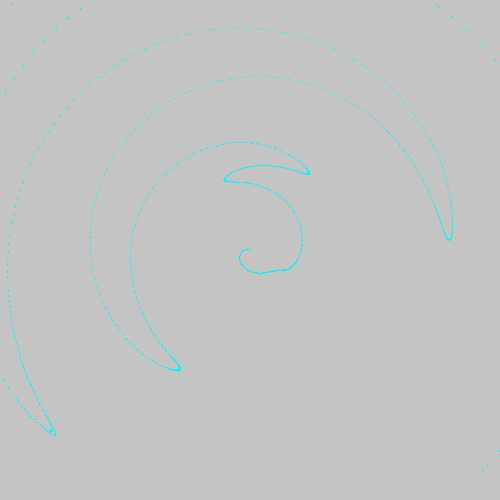
Frame 1 (no input)
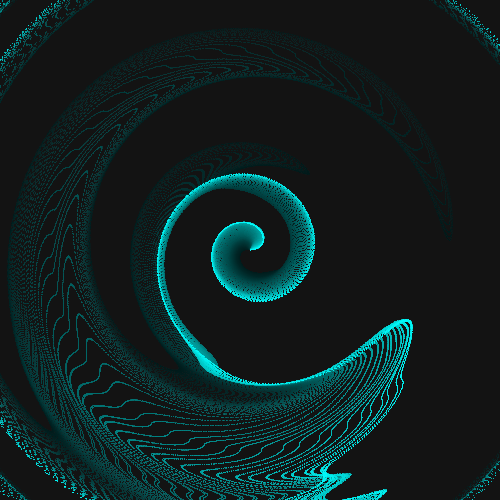
Frame 60 (the mouse pressed at the canvas centre just before this capture)
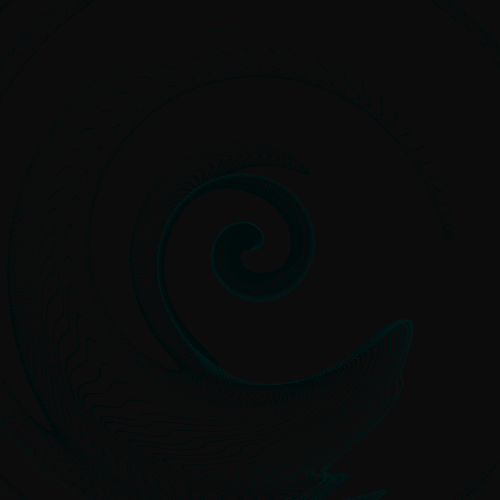
Frame 120 (the mouse held since frame 60 and released just before this capture)

The Processing sketch that drew these frames (run headless with seeded random() and noise(); from frame 60 on, the mouse is pressed at the canvas centre):

// Processing sketch: Ammonite
// ── Ammonite.pde
float x, y, a, r, n, w=250;
void setup() {
  size(500, 500);
}
void draw() {
  noStroke();
  fill(0, 10);
  rect(0, 0, 500, 500);
  x=mouseX;
  y=mouseY;
  a=atan2(y-w, x-w);
  stroke(0, w, w);
  for (r=0; r<dist(w, w, x, y); r+=.1) {
    n=noise(r*.005, frameCount*.005)*30+a;
    point(w+cos(n)*r, w+sin(n)*r);
  }
}
